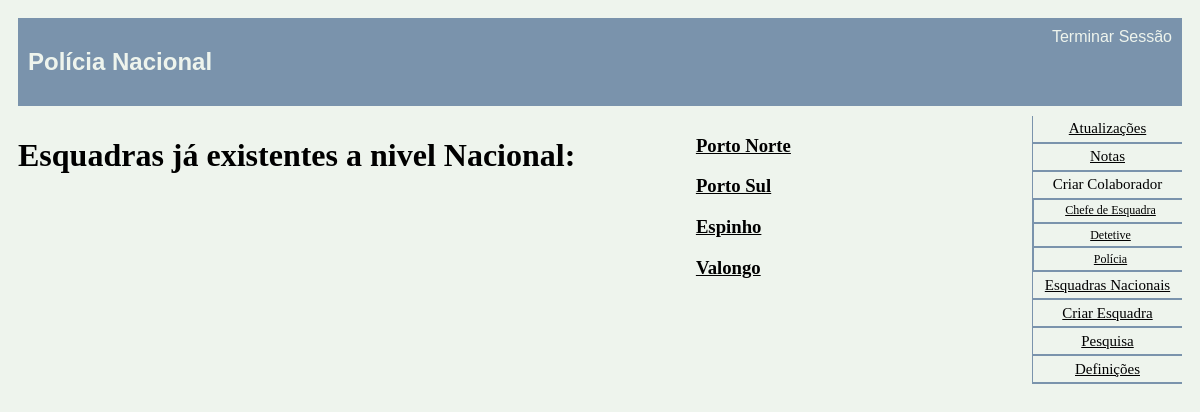
Screenshot of /view_station.php (signed in) with the database file from the repository.
### tables this page shows
CREATE TABLE stations (
    id INTEGER PRIMARY KEY,
    name VARCHAR NOT NULL,
    city VARCHAR NOT NULL,
    adress VARCHAR NOT NULL,
    chief VARCHAR REFERENCES personnel
);

### database/connection.php (called while the page is built, shortened)
<?php $db = new PDO('sqlite:database/database.db');
function GetAllStations(){
  global $db;
  $query = $db->prepare('SELECT * FROM stations ');
  $query->execute();
  return $query->fetchAll();
}

### view_station.php (the view, shortened to what this page needs)
<?php
include_once('database/connection.php');
$stations = GetAllStations();
?>
<!DOCTYPE html>
<html>
<head>
    <link href="style.css" rel="stylesheet">
    <link href="layout.css" rel="stylesheet">
</head>
<div class="container">
<?php include_once('common/header_aside.php'); ?>
<body>
    <h1> Esquadras já existentes a nivel Nacional: </h1>
    <section class="view_stations">
            <?php foreach ($stations as $station) { ?>
                <h3 class="title"> <a href="station.php?station=<?=$station['id']?>"> <?=$station['name']?> </a> </h3>
            <?php } ?>
    </section>
</body>
<?php include_once('common/header_aside.php'); ?>
</div>
</html>

### style.css (style rules this page uses)
html { background-color:#EEF4ED; }
a { color: black; }

### layout.css (style rules this page uses)
.container { display: grid; grid-template-columns: auto auto auto 150px ; grid-template-areas: 'header header header header' 'body body body right_bar' 'footer footer footer footer'; grid-gap: 10px; padding: 10px; }
.title { grid-area: title; }

### rows the page displays
stations: name "Porto Norte"
stations: name "Porto Sul"
stations: name "Espinho"
stations: name "Valongo"
